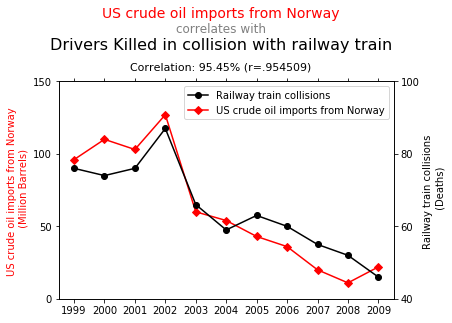

The Python source for this figure:

# coding: utf-8

# In[2]:


import pandas as pd
import numpy as np
import matplotlib.pyplot as plt


# In[3]:


#link to plot: http://www.tylervigen.com/spurious-correlations

data = pd.read_csv('task31.csv')
year = data['Year']
deaths = data['Railway Train Collisions (deaths)']
barrels = data['US Crude Oil from Norway (Barrels)']


# In[4]:


get_ipython().magic(u'matplotlib inline')


# In[90]:


fig = plt.figure()

#line1 Barrels

ax1 = plt.gca()
line1, = ax1.plot(year, barrels, 'rD', linestyle='-')
plt.xticks(np.arange(min(year), max(year)+1, 1.0), color = 'black')

#line2 Deaths

ax2 = ax1.twinx()
line2, = ax2.plot(year, deaths,'ko', linestyle='-')
plt.xticks(np.arange(min(year), max(year)+1, 1.0), color = 'red')

#multi-line titles with different colors using text

fig.text(0.5, 1.1, 'US crude oil imports from Norway',ha="center", fontsize=14, color = 'red')
fig.text(0.5, 1.05, 'correlates with', ha="center", fontsize=12, color = 'grey' )
fig.text(0.5, 0.99, 'Drivers Killed in collision with railway train', ha="center", fontsize = 16, color='black')
fig.text(0.5, 0.92, 'Correlation: 95.45% (r=.954509)', ha="center", fontsize = 11, color='black')

#legend
plt.legend((line2, line1), ('Railway train collisions', 'US crude oil imports from Norway'))

#Labels and Ticks
ax1.set_ylabel('US crude oil imports from Norway \n (Million Barrels)', color = 'red')
ax2.set_ylabel('Railway train collisions \n (Deaths)', color ='black')
ax1.xaxis.set_ticks_position('both')

#ax1.set_xticks(np.arange(min(year), max(year)+1, 1.0))
#ax2.set_xticks(np.arange(min(year), max(year)+1, 1.0))
ax1.set_yticks(np.arange(0, 150+1, 50))
ax2.set_yticks(np.arange(40, 100+1, 20))


# In[95]:


#store png  task31.png
fig.savefig('task31.png', bbox_inches="tight")
